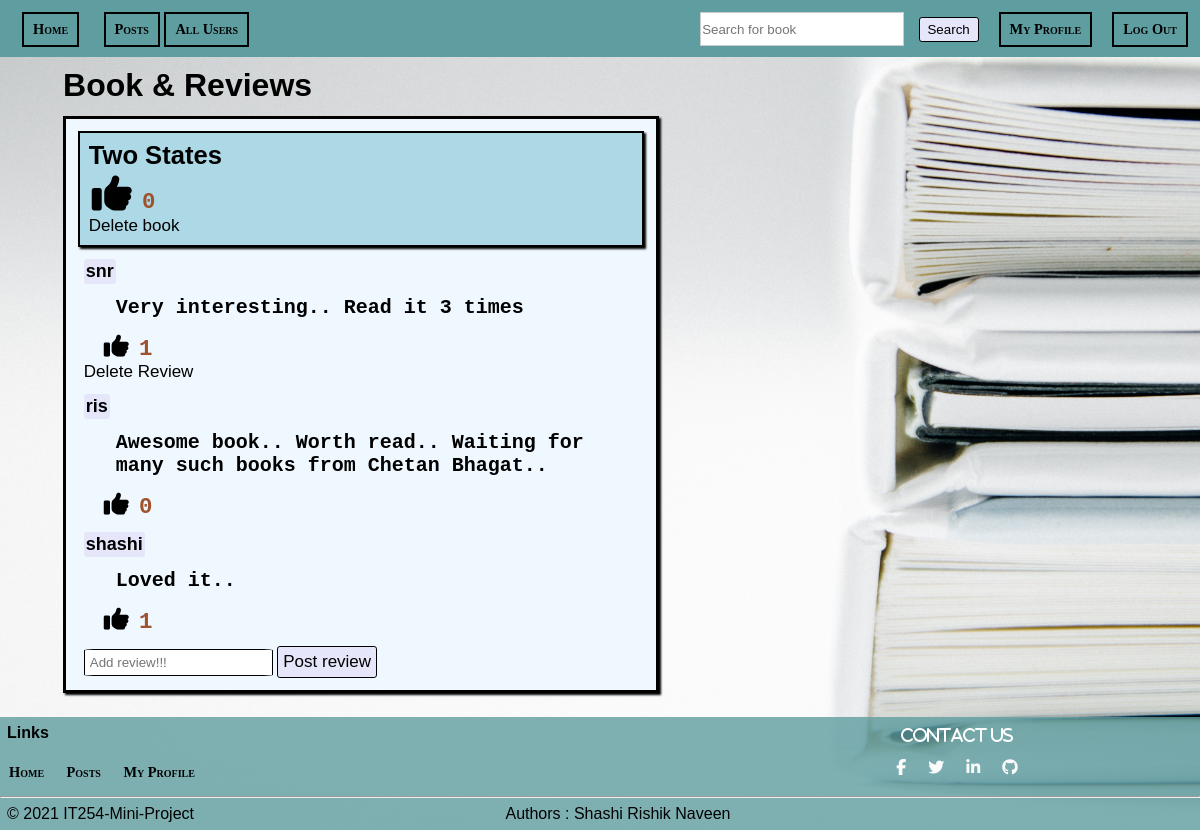
The page /posts/book/14/ (signed in) on the database its author committed.
### posts/models.py (models this page shows, shortened)
class Post(models.Model):
    caption = models.TextField()
    book_image = models.ImageField(default='avatar.png',upload_to='posts/', validators=[FileExtensionValidator(['png', 'jpg', 'jpeg'])], blank=True)
    liked = models.ManyToManyField(Profile, blank=True, related_name='p_likes')
    updated = models.DateTimeField(auto_now=True)
    created = models.DateTimeField(auto_now_add=True)
    author = models.ForeignKey(Profile, on_delete=models.CASCADE, related_name='posts')
    book_name = models.CharField(max_length=30,blank=False,default='unknown_book')
    book_author = models.CharField(max_length=30,blank=False,default='unknown_author')
    class Meta:
        ordering = ('-created',)

class Review(models.Model):
    user = models.ForeignKey(Profile, on_delete=models.CASCADE,related_name='reviews')
    post = models.ForeignKey(Post, on_delete=models.CASCADE)
    body = models.TextField(max_length=300)
    updated = models.DateTimeField(auto_now=True)
    created = models.DateTimeField(auto_now_add=True)
    liked = models.ManyToManyField(Profile, blank=True, related_name='r_likes')
    expertivity = models.FloatField(default=-1.0)
    class Meta:
        ordering = ('-expertivity',)

### profiles/models.py (models this page shows, shortened)
class Profile(models.Model):
    first_name = models.CharField(max_length=200,blank=True)
    last_name = models.CharField(max_length=200,blank=True)
    user = models.OneToOneField(User, on_delete=models.CASCADE)
    bio = models.TextField(default="no bio",max_length=300)
    email = models.EmailField(max_length=200,blank=True)
    country = models.CharField(max_length=200,blank=True)
    avatar = models.ImageField(default='avatar.png',upload_to='avatars/')
    followers = models.ManyToManyField(User, blank=True, related_name='followers')
    you_follow = models.ManyToManyField(User, blank=True, related_name='you_follow')
    slug = models.SlugField(unique=True,blank=True)
    exp = models.IntegerField(default=0)
    updated = models.DateTimeField(auto_now=True)
    created = models.DateTimeField(auto_now_add=True)

### posts/views.py (the view)
# urls.py: path('book/<str:id>/',show_book_view,name='show-book'),
def show_book_view(request, id):
    book = Post.objects.get(id=id)
    reviews = Review.objects.all()
    profile = Profile.objects.get(user=request.user)
    context ={
        'profile':profile,
        'posts':book,
        'reviews':reviews,
    }
    return render(request,'posts/search_book.html',context)

### posts/templates/posts/search_book.html (shortened to what this page needs)
{% extends 'basic.html' %}
{% load static %}
{% block content %}
<h1 style=";">Book & Reviews</h1>
<div class="post_review">
  <div class="post">
    <div class="post_indiv">
      <div class="book_name">{{posts.book_name}}</div>
    </div>
    <form action="{% url 'posts:like-post-view' %}" method="POST">
      <div class="post_indiv">
        <button type="submit">
          <div class='btn'>
            {% if profile not in posts.liked.all %}
              <i class="fa fa-thumbs-up fa_change"></i>
            {% else %}
              <i class="fa fa-thumbs-down fa_change"></i>
            {% endif %}
          </div>
        </button>
        <span class="likes">{{posts.liked.all.count}}</span>
      </div>
    </form>
    <div class="post_indiv">
      {% if profile.user.is_superuser %}
      <form action="{% url 'posts:delete-post-view' %}" method="POST">
        <button type="submit">
          <div class='btn'>Delete book</div>
        </button>
      </form>
      {% endif %}
    </div>
  </div>
  {% for obj2 in reviews %}
    <div class="reviews">
      {% ifequal obj2.post_id posts.id %}
        <div class="review_text">
          <form action="{% url 'profiles:specific-profile-view' %}" method="post">
            <button style="border:none;font-size:18px;" onclick="submit">
              <b>{{obj2.user.user}}</b>
            </button>
          </form>
          <p style="padding-left: 20px;">{{obj2.body}}</p>
        </div>
        <form action="{% url 'posts:like-review-view' %}" method="POST" class="post_indiv">
          <button type="submit">
            <div class='btn'>
              {% if profile not in obj2.liked.all %}
                <i class="fa fa-thumbs-up fa_change" style="font-size: 25px;padding-left: 20px;"></i>
              {% else %}
                <i class="fa fa-thumbs-down fa_change" style="font-size: 25px;padding-left: 20px;"></i>
              {% endif %}
            </div>
          </button>
           <span class="likes"> {{obj2.liked.all.count}}</span>
        </form>
        {% ifequal profile.slug obj2.user.slug %}
        <form action="{% url 'posts:delete-review-view' %}" method="POST" class="post_indiv">
          <button type="submit">
            <div class='btn'>Delete Review</div>
          </button>
        </form>
        {% endifequal %}
      {% endifequal %}
    </div>
  {% endfor %}
  <div class="post_new_review">
    <form action="{% url 'posts:create-review-view' %}" method="POST">
      <input type="text" name="review_body" placeholder="Add review!!!" style="padding:5px;border-radius:5%;">
      <button type="submit">
        <div class='btn' style="padding:3px;">Post review</div>
      </button>
    </form>
  </div>
</div>
{% endblock content %}

### static_project/home.css (style rules this page uses)
* { margin:0; padding: 0; }
body { background-image: url("image/1.jpg") !important; background-size: cover !important; background-repeat: no-repeat !important; background-attachment: fixed !important; }

### static_project/style.css (style rules this page uses)
html { height: 100vh; }
h1 { margin-left: 4.5%; }
body { background-image: url("image/1.jpg") !important; background-size: cover !important; background-repeat: no-repeat !important; background-attachment: fixed !important; height : 100%; }
.post_review { width:50%; background-color: aliceblue; border:3px solid black; margin-bottom: 2%; margin-left: 4.5%; margin-top:1%; box-shadow: 2px 2px 2px #000; }
button { padding: 2px; border: 1px solid black; background-color: lavender; border-radius: 2.9px; }
.likes { margin-left:0.5%; font-weight: bold; font-size:140%; color:sienna; font-family: 'Courier New', monospace; }
.review_text { font-size:120%; font-family: 'Courier New', monospace; font-weight: bold; }
input[type=text] { border: solid black 1px; }
.book_name { font-size: 160%; font-weight: bold; }
.post { background-color: lightblue; margin-top: 2%; margin: 2%; padding: 1.5%; border:2px solid black; box-shadow: 2px 2px 2px #000; }
.reviews { background-color: aliceblue; margin:2%; margin-left: 3%; }
.post_new_review { margin:2%; margin-left: 3%; }
.fa { padding: 3px; font-size: auto; width: auto; text-align: center; text-decoration: none; color: white; }
p { margin:12px; font-size: 20px; }
.btn { font-size: 17px; border: none; cursor: pointer; background-color: transparent; }
.post_indiv button { border:none; padding:0; background-color: transparent; }
.fa_change { color:black; font-size: 40px; cursor: pointer; user-select: none; }
.review_text p { font-size:20px; }

### templates/basic.html (style rules this page uses)
body { margin: 0; font-family: sans-serif; }

### rows shown on the page
Post: book_name "Two States", liked.all.count "0"
Review: user.user "snr", body "Very interesting.. Read it 3 times", liked.all.count "1"
Review: user.user "ris", body "Awesome book.. Worth read.. Waiting for many such books from Chetan Bhagat..", liked.all.count "0"
Review: user.user "shashi", body "Loved it..", liked.all.count "1"
